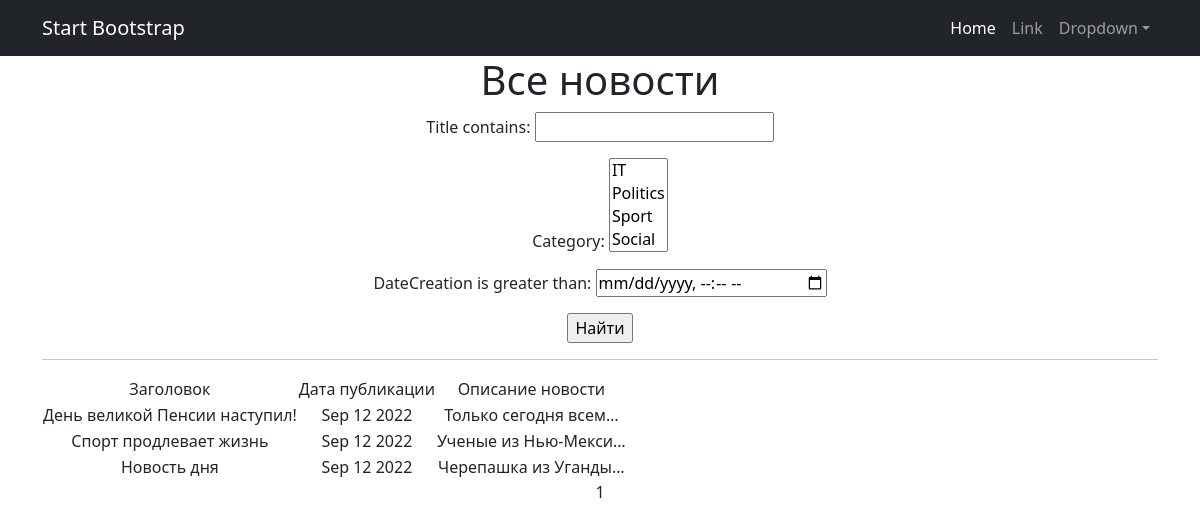
Page /news/search/ on the earlier database version.
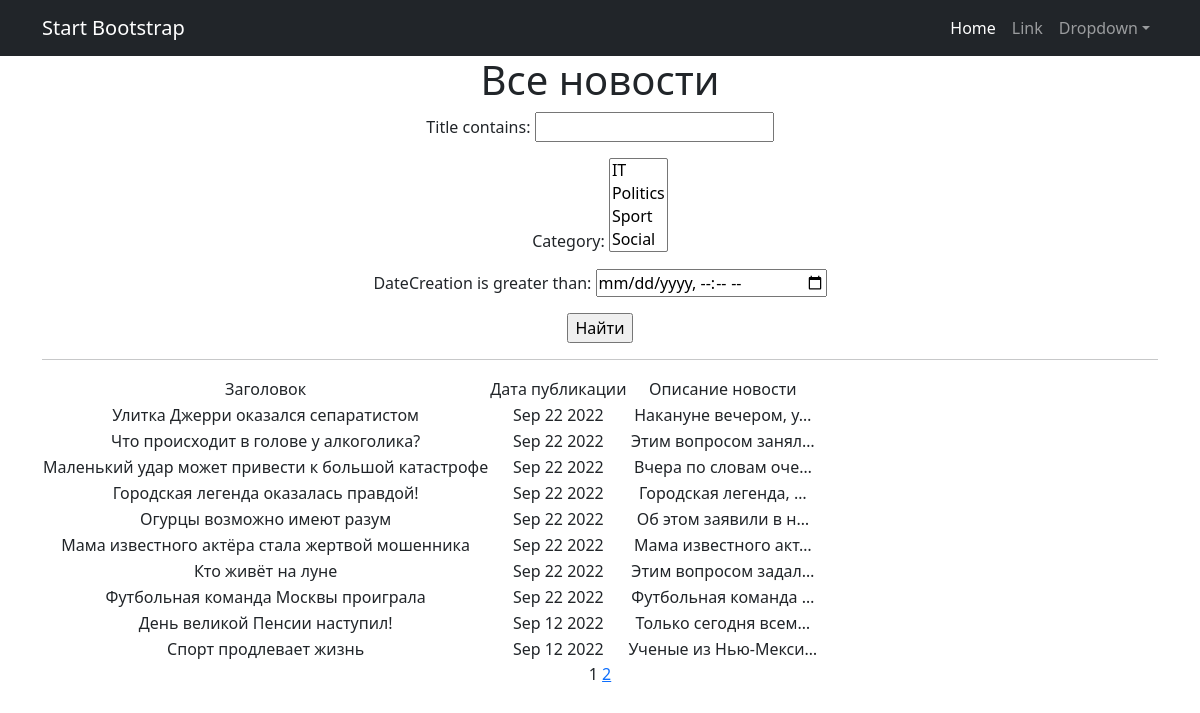
Same page on the later database version.
### news/models.py (models this page shows, shortened)
class Post(models.Model):
    author = models.ForeignKey(Author, on_delete=models.CASCADE)
    NEWS = 'NW'
    ARTICLE = 'AR'
    CATEGORY_CHOICES = (
        (NEWS, 'Новость'),
        (ARTICLE, 'Статья')
    )
    categoryType = models.CharField(max_length=2, choices=CATEGORY_CHOICES, default=ARTICLE)
    dateCreation = models.DateTimeField(auto_now_add=True)
    postCategory = models.ManyToManyField(Category, through='PostCategory')
    title = models.CharField(max_length=128)
    text = models.TextField()
    rating = models.SmallIntegerField(default=0)

### news/views.py (the view)
# urls.py: path('search/', PostSearch.as_view(), name='post_search'),
class PostSearch(ListView):
    model = Post
    ordering = '-dateCreation'
    template_name = 'posts_search.html'
    context_object_name = 'posts'
    paginate_by = 10
    def get_queryset(self):
        queryset = super().get_queryset()
        self.filterset = PostFilter(self.request.GET, queryset)
        return self.filterset.qs
    def get_context_data(self, **kwargs):
        context = super().get_context_data(**kwargs)
        context['filterset'] = self.filterset
        context['time_now'] = datetime.utcnow()
        return context

### news/models.py (called while the page is built)
    def __str__(self):
        return self.name

### news/templatetags/custom_filters.py (called while the page is built)
@register.filter()
def censor(value):
    bad_words = ('редиска', 'дурак', 'придурок')
    if not isinstance(value, str):
        raise ValueError('Невозможно применить цензор не к строке')
    for word in value.split():
        if word.lower() in bad_words:
            value = value.replace(word, f"{word[0]}{'*' * (len(word) - 1)}")
    return value

### templates/posts_search.html (shortened to what this page needs)
{% extends 'flatpages/default.html' %}
{% load custom_filters %}
{% load custom_tags %}
{% block content %}
   <h1>Все новости</h1>
   <form action="" method="get">
       {{ filterset.form.as_p }}
       <input type="submit" value="Найти" />
   </form>
   <hr>
   {% if posts %}
       <table>
           <tr>
               <td>Заголовок</td>
               <td>Дата публикации</td>
               <td>Описание новости</td>
           </tr>
           {% for post in posts %}
           <tr>
               <td>{{ post.title }}</td>
               <td>{{ post.dateCreation|date:'M d Y' }}</td>
               <td>{{ post.text|censor|truncatechars:20 }}</td>
           </tr>
           {% endfor %}
       </table>
   {% else %}
       <h2>Новостей нет!</h2>
   {% endif %}
   {{ page_obj.number }}
   {% if page_obj.has_next %}
       <a href="?page={{ page_obj.next_page_number }}">{{ page_obj.next_page_number }}</a>
   {% endif %}
{% endblock content %}

Differences in the rows shown:
no longer on this page (row unchanged): Post: title "Новость дня", dateCreation "Sep 12 2022", text|censor "Черепашка из Уганды…"
added Post: title "Улитка Джерри оказался сепаратистом", dateCreation "Sep 22 2022", text|censor "Накануне вечером, у…"
added Post: title "Что происходит в голове у алкоголика?", dateCreation "Sep 22 2022", text|censor "Этим вопросом занял…"
added Post: title "Маленький удар может привести к большой катастрофе", dateCreation "Sep 22 2022", text|censor "Вчера по словам оче…"
added Post: title "Городская легенда оказалась правдой!", dateCreation "Sep 22 2022", text|censor "Городская легенда, …"
added Post: title "Огурцы возможно имеют разум", dateCreation "Sep 22 2022", text|censor "Об этом заявили в н…"
added Post: title "Мама известного актёра стала жертвой мошенника", dateCreation "Sep 22 2022", text|censor "Мама известного акт…"
added Post: title "Кто живёт на луне", dateCreation "Sep 22 2022", text|censor "Этим вопросом задал…"
added Post: title "Футбольная команда Москвы проиграла", dateCreation "Sep 22 2022", text|censor "Футбольная команда …"
Other differences:
{{ page_obj.next_page_number }}: (not shown) → "2"
